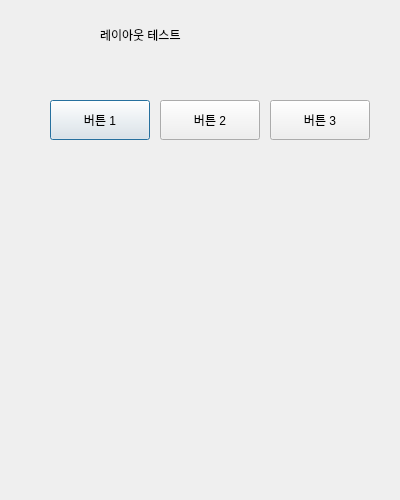
<?xml version='1.0' encoding='utf-8'?>
<ui version="4.0">
  <!-- Generated for PYSIDE6 -->
  <class>layout_test</class>
  <widget class="QDialog" name="layout_test">
    <property name="geometry">
      <rect>
        <x>0</x>
        <y>0</y>
        <width>400</width>
        <height>500</height>
      </rect>
    </property>
    <property name="windowTitle">
      <string>layout_test</string>
    </property>
    <layout class="QVBoxLayout" name="mainLayout" />
    <layout class="QHBoxLayout" name="buttonLayout" />
    <layout class="QGridLayout" name="formLayout" />
    <widget class="QLabel" name="headerLabel">
      <property name="text">
        <string>레이아웃 테스트</string>
      </property>
      <property name="geometry">
        <rect>
          <x>100</x>
          <y>20</y>
          <width>200</width>
          <height>30</height>
        </rect>
      </property>
    </widget>
    <widget class="QPushButton" name="button1">
      <property name="text">
        <string>버튼 1</string>
      </property>
      <property name="geometry">
        <rect>
          <x>50</x>
          <y>100</y>
          <width>100</width>
          <height>40</height>
        </rect>
      </property>
    </widget>
    <widget class="QPushButton" name="button2">
      <property name="text">
        <string>버튼 2</string>
      </property>
      <property name="geometry">
        <rect>
          <x>160</x>
          <y>100</y>
          <width>100</width>
          <height>40</height>
        </rect>
      </property>
    </widget>
    <widget class="QPushButton" name="button3">
      <property name="text">
        <string>버튼 3</string>
      </property>
      <property name="geometry">
        <rect>
          <x>270</x>
          <y>100</y>
          <width>100</width>
          <height>40</height>
        </rect>
      </property>
    </widget>
  </widget>
</ui>
